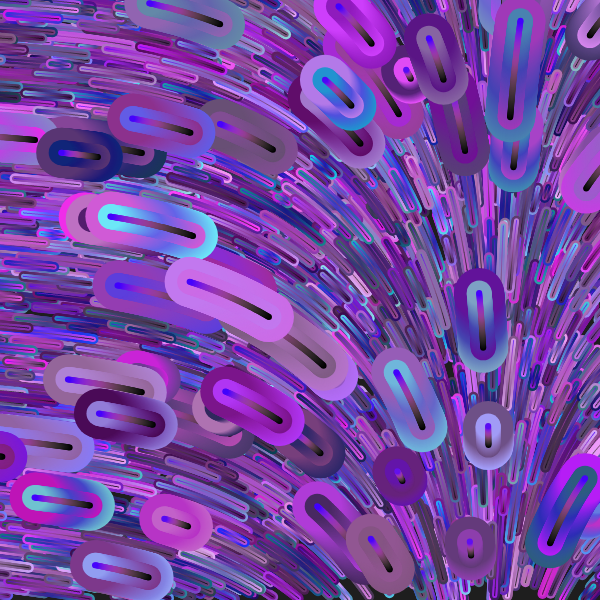
Frame 1 (no input)
Frame 60 (no input): identical to frame 1, image omitted
Frame 120 (the mouse pressed at the canvas centre since frame 60): identical to frame 1, image omitted

The p5.js sketch that drew this single still picture (run headless with seeded random() and noise() and a simulated clock; from frame 60 on, the mouse is pressed at the canvas centre):

// p5.js sketch
// ── sketch.js
let noiseScaleX = 0.00003;
let noiseScaleY = 0.00003;
let noiseAngleRange = 720;

async function setup() {
  createCanvas(600, 600);
  background(30);
  // stroke(126, 168, 237);
  // drawArrows(30, 30);

  let baseHue = random(100, 300);
  for (let x = 0; x < width; x += 10) {
    for (let y = 0; y < height; y += 10) {
      let xPos = random(0, width);
      let yPos = random(0, height);
      let steps = random(10, 100);

      colorMode(HSB);
      let colorAHue = baseHue + random(-60, 60);
      let colorASat = random(30, 90);
      let colorABri = random(30, 100);
      let colorA = color(colorAHue, colorASat, colorABri);

      let colorBHue = baseHue + random(30, 60);
      let colorBSat = random(30, 90);
      let colorBBri = random(30, 100);
      let colorB = color(colorBHue, colorBSat, colorBBri);

      noStroke();
      drawFlowLine(xPos, yPos, steps, 10, colorA, colorB);
      drawFlowLine(xPos, yPos, steps, 5, colorB, colorA);
      drawFlowLine(xPos, yPos, steps, 1, color(0, 0, 0), color(255, 255, 255));
    }
  }

  for (let i = 0; i < 50; i++) {
    let xPos = random(0, width);
    let yPos = random(0, height);
    let steps = random(10, 100);

    colorMode(HSB);
    let colorAHue = baseHue + random(-60, 60);
    let colorASat = random(30, 90);
    let colorABri = random(30, 100);
    let colorA = color(colorAHue, colorASat, colorABri);

    let colorBHue = baseHue + random(30, 60);
    let colorBSat = random(30, 90);
    let colorBBri = random(30, 100);
    let colorB = color(colorBHue, colorBSat, colorBBri);

    noStroke();
    drawFlowLine(xPos, yPos, steps, 50, colorA, colorB);
    drawFlowLine(xPos, yPos, steps, 25, colorB, colorA);
    drawFlowLine(xPos, yPos, steps, 6, color(0, 0, 0), color(255, 255, 255));
  }
}

function drawFlowLine(_startX, _startY, _steps, _radius, _fromColor, _toColor) {
  let x = _startX;
  let y = _startY;
  for (let i = 0; i < _steps; i++) {
    let ratio = i / _steps;
    let drawColor = lerpColor(_fromColor, _toColor, ratio);

    fill(drawColor);
    circle(x, y, _radius);

    let noiseValue = noise(x * noiseScaleX, y * noiseScaleY) * noiseAngleRange;

    x += sin(noiseValue);
    y += cos(noiseValue);
  }
}

function drawArrows(_xCount, _yCount) {
  let xSpace = width / _xCount;
  let ySpace = height / _yCount;

  for (let y = 0; y < _yCount; y++) {
    for (let x = 0; x < _xCount; x++) {
      let xPos = x * xSpace + 0.5 * xSpace;
      let yPos = y * ySpace + 0.5 * ySpace;

      let noiseAngle =
        noise(xPos * noiseScaleX, yPos * noiseScaleY) * noiseAngleRange;

      // circle(xPos, yPos, 6);
      push();

      translate(xPos, yPos);
      rotate(radians(-noiseAngle));
      line(0, -0.4 * ySpace, 0, 0.4 * ySpace);
      line(0, -0.4 * ySpace, 0.3 * xSpace, 0);
      line(0, -0.4 * ySpace, -0.3 * xSpace, 0);

      pop();
    }
  }
}

function draw() {}

function sleep(ms) {
  return new Promise((resolve) => setTimeout(resolve, ms));
}
